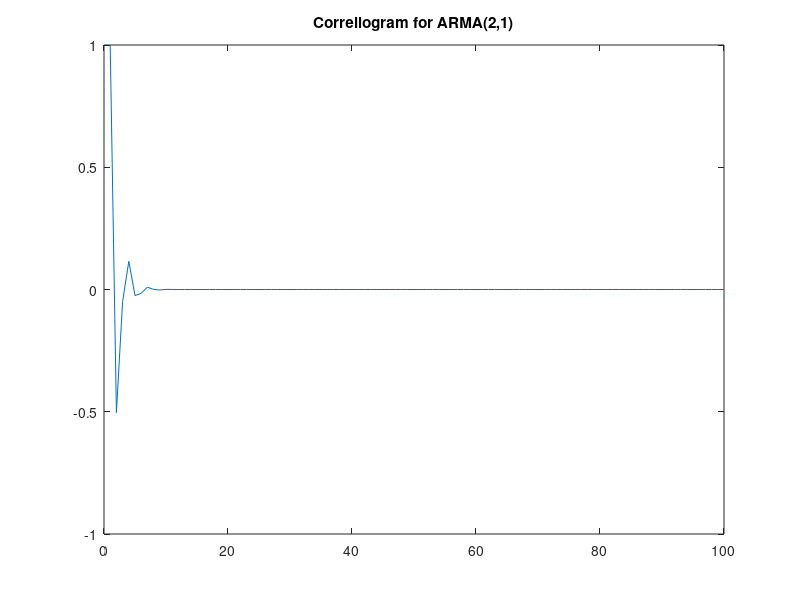

The MATLAB script that drew this image:
function ARMA21
n = 100;
phi1 = -0.3;
phi2 = -0.2;
theta1 = -0.6;
sigma = 1.0;
for i = 1:n
x(i)=i
end
g = ((1+(theta1*theta1)+(2*theta1*phi1))*sigma)/(1-(phi1*phi1)-(phi2*phi2));
p(1) = 1;
p(2) = (phi1 + ((theta1*sigma)/g))/(1-phi2);
for j = 3:n
    p(j) = (phi1*p(j-1))+(phi2*p(j-2));
end
plot(x,p);
title('Correllogram for ARMA(2,1)');
end